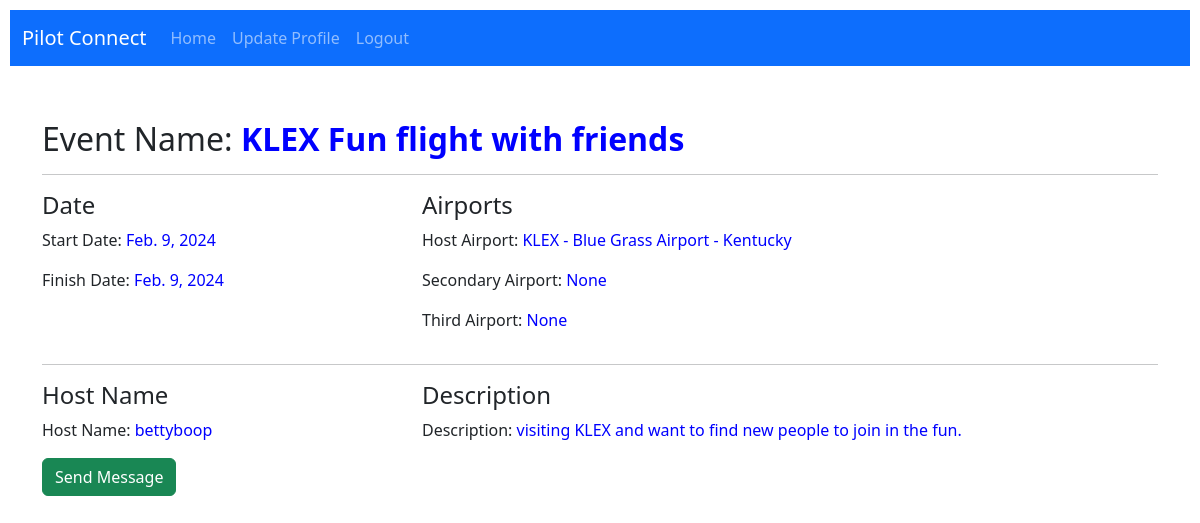
The app's page /view-pilot-event/KLEX Fun flight with friends/ with its own data.
### connections/models.py (models this page shows, shortened)
class PilotEvent(models.Model):
    event_name = models.CharField(max_length=500)
    event_start_date = models.DateField()
    event_finish_date = models.DateField()
    host_airport = models.ForeignKey(AirportData, on_delete=models.CASCADE, blank=True, null=True, related_name='host_airport_events')
    second_airport = models.ForeignKey(AirportData, on_delete=models.CASCADE, blank=True, null=True, related_name='second_airport_events')
    third_airport = models.ForeignKey(AirportData, on_delete=models.CASCADE, blank=True, null=True, related_name='third_airport_events')
    host_name = models.ForeignKey(User, on_delete=models.CASCADE)  # ForeignKey to User
    event_description = models.TextField()

class AirportData(models.Model):
    country_code = models.CharField(max_length=2, default='US')
    iata = models.CharField(max_length=3)
    icao = models.CharField(max_length=4)
    airport = models.CharField(max_length=255)
    latitude = models.FloatField(default=0.0)
    longitude = models.FloatField(default=0.0)
    city = models.CharField(max_length=255)
    state = models.CharField(max_length=255)
    def __str__(self):
        return f"{self.icao} - {self.airport} - {self.state}"

### connections/views.py (the view)
# urls.py: path('view-pilot-event/<str:event_name>/', views.view_pilot_event, name='view_pilot_event'),
def view_pilot_event(request, event_name):
    pilot_event = get_object_or_404(PilotEvent, event_name=event_name)
    return render(request, 'connections/view_pilot_event.html', {'pilot_event': pilot_event})

### connections/templates/connections/view_pilot_event.html
{% extends 'connections/base.html' %}
{% block content %}
  <div class="container mt-4">
    <h2>Event Name: <strong><span style="color: blue;">{{ pilot_event.event_name }}</span></strong></h2>
    <hr>
    <div class="row">
      <div class="col-md-4">
        <h4>Date</h4>
        <p>Start Date: <span style="color: blue;">{{ pilot_event.event_start_date }}</span></p>
        <p>Finish Date: <span style="color: blue;">{{ pilot_event.event_finish_date }}</span></p>
      </div>
      <div class="col-md-8">
        <h4>Airports</h4>
        <p>Host Airport: <span style="color: blue;">{{ pilot_event.host_airport }}</span></p>
        <p>Secondary Airport: <span style="color: blue;">{{ pilot_event.second_airport }}</span></p>
        <p>Third Airport: <span style="color: blue;">{{ pilot_event.third_airport }}</span></p>
      </div>
    </div>
    <hr>
    <div class="row">
      <div class="col-md-4">
        <h4>Host Name</h4>
        <p>Host Name: <span style="color: blue;">{{ pilot_event.host_name }}</span></p>
        <a href="{% url 'send_message' recipient_id=pilot_event.host_name.id %}" class="btn btn-success">Send Message</a>
      </div>
      <div class="col-md-8">
        <h4>Description</h4>
        <p>Description: <span style="color: blue;">{{ pilot_event.event_description }}</span></p>
      </div>
    </div>
  </div>
{% endblock %}

### connections/templates/connections/base.html (style rules this page uses)
body { margin: 0; padding: 0; display: flex; flex-direction: column; min-height: 100vh; }

### records on screen
PilotEvent: event_name "KLEX Fun flight with friends", event_start_date "Feb. 9, 2024", event_finish_date "Feb. 9, 2024", host_airport "KLEX - Blue Grass Airport - Kentucky", second_airport "None", third_airport "None", host_name "bettyboop", event_description "visiting KLEX and want to find new people to join in the fun."
